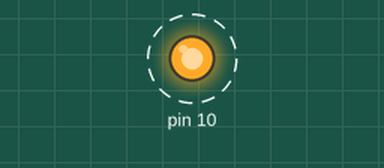
Simulated run of this sketch. Board: Arduino Uno, built with avr-gcc and run on an emulated ATmega328P. On the bench: output pins drawn as LEDs (lit = HIGH). Dashed ring = blinking.

Above: at 0.02 s.
Timing chart, 0 to 3.0 s (numbered marks = the images above):
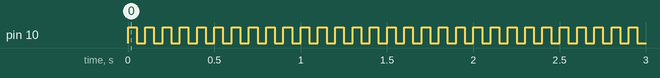

The sketch:

simple_blinking_led.ino
```cpp
void setup() {
  // put your setup code here, to run once:
  pinMode( 10, OUTPUT );
}

void loop() {
  // put your main code here, to run repeatedly:
  digitalWrite( 10, 1 );
  delay( 50 );
  digitalWrite( 10, 0 );
  delay( 50 );
}
```

Measured:
- by itself, pin 10: alternates HIGH for 0.05 s and LOW for 0.05 s
